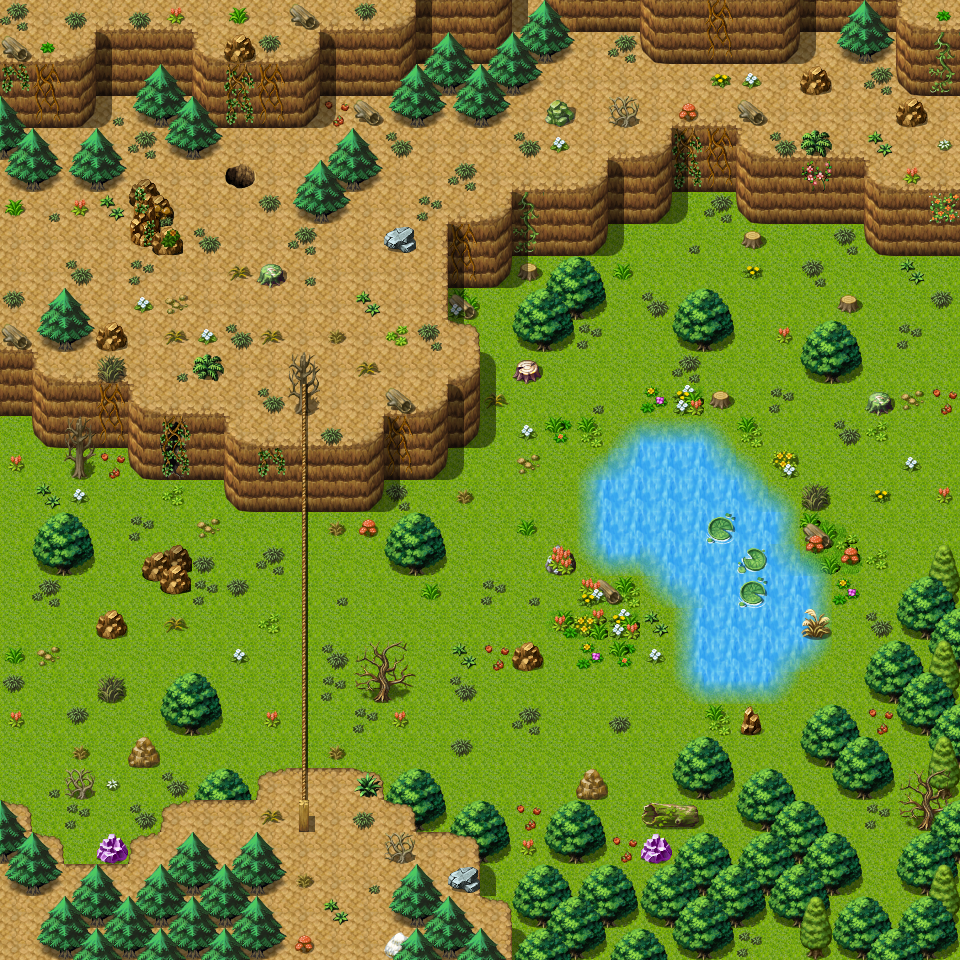

A 2D game scene composited from a Tiled map and its tileset images. What follows is a short description and the map's XML, with each tile layer's data collapsed to a summary:
An orthogonal 30x30 tile map with 32x32 px tiles, 3 tile layers (Ground, Objects, Above), 5 hidden layers not drawn, 61 tilesets and 16 objects (6x spawn, 4x mapchange, 4x script, 2x replace).

<map version="1.0" tiledversion="1.0.2" orientation="orthogonal" renderorder="right-down" width="30" height="30" tilewidth="32" tileheight="32" nextobjectid="27">
 <properties>
  <property name="outdoors" value="1" />
 </properties>
 <tileset firstgid="1" name="map_bed_1" tilewidth="32" tileheight="32" tilecount="128" columns="16">
  <image source="../drawable/map_bed_1.png" width="512" height="256" />
 </tileset>
 <tileset firstgid="129" name="map_border_1" tilewidth="32" tileheight="32" tilecount="128" columns="16">
  <image source="../drawable/map_border_1.png" width="512" height="256" />
 </tileset>
 <tileset firstgid="257" name="map_bridge_1" tilewidth="32" tileheight="32" tilecount="128" columns="16">
  <image source="../drawable/map_bridge_1.png" width="512" height="256" />
 </tileset>
 <tileset firstgid="385" name="map_bridge_2" tilewidth="32" tileheight="32" tilecount="128" columns="16">
  <image source="../drawable/map_bridge_2.png" width="512" height="256" />
 </tileset>
 <tileset firstgid="513" name="map_broken_1" tilewidth="32" tileheight="32" tilecount="128" columns="16">
  <image source="../drawable/map_broken_1.png" width="512" height="256" />
 </tileset>
 <tileset firstgid="641" name="map_cavewall_1" tilewidth="32" tileheight="32" tilecount="108" columns="18">
  <image source="../drawable/map_cavewall_1.png" width="576" height="192" />
 </tileset>
 <tileset firstgid="749" name="map_cavewall_2" tilewidth="32" tileheight="32" tilecount="108" columns="18">
  <image source="../drawable/map_cavewall_2.png" width="576" height="192" />
 </tileset>
 <tileset firstgid="857" name="map_cavewall_3" tilewidth="32" tileheight="32" tilecount="108" columns="18">
  <image source="../drawable/map_cavewall_3.png" width="576" height="192" />
 </tileset>
 <tileset firstgid="965" name="map_cavewall_4" tilewidth="32" tileheight="32" tilecount="108" columns="18">
  <image source="../drawable/map_cavewall_4.png" width="576" height="192" />
 </tileset>
 <tileset firstgid="1073" name="map_chair_table_1" tilewidth="32" tileheight="32" tilecount="128" columns="16">
  <image source="../drawable/map_chair_table_1.png" width="512" height="256" />
 </tileset>
 <tileset firstgid="1201" name="map_chair_table_2" tilewidth="32" tileheight="32" tilecount="128" columns="16">
  <image source="../drawable/map_chair_table_2.png" width="512" height="256" />
 </tileset>
 <tileset firstgid="1329" name="map_crate_1" tilewidth="32" tileheight="32" tilecount="128" columns="16">
  <image source="../drawable/map_crate_1.png" width="512" height="256" />
 </tileset>
 <tileset firstgid="1457" name="map_cupboard_1" tilewidth="32" tileheight="32" tilecount="128" columns="16">
  <image source="../drawable/map_cupboard_1.png" width="512" height="256" />
 </tileset>
 <tileset firstgid="1585" name="map_curtain_1" tilewidth="32" tileheight="32" tilecount="128" columns="16">
  <image source="../drawable/map_curtain_1.png" width="512" height="256" />
 </tileset>
 <tileset firstgid="1713" name="map_entrance_1" tilewidth="32" tileheight="32" tilecount="128" columns="16">
  <image source="../drawable/map_entrance_1.png" width="512" height="256" />
 </tileset>
 <tileset firstgid="1841" name="map_entrance_2" tilewidth="32" tileheight="32" tilecount="128" columns="16">
  <image source="../drawable/map_entrance_2.png" width="512" height="256" />
 </tileset>
 <tileset firstgid="1969" name="map_fence_1" tilewidth="32" tileheight="32" tilecount="128" columns="16">
  <image source="../drawable/map_fence_1.png" width="512" height="256" />
 </tileset>
 <tileset firstgid="2097" name="map_fence_2" tilewidth="32" tileheight="32" tilecount="128" columns="16">
  <image source="../drawable/map_fence_2.png" width="512" height="256" />
 </tileset>
 <tileset firstgid="2225" name="map_fence_3" tilewidth="32" tileheight="32" tilecount="128" columns="16">
  <image source="../drawable/map_fence_3.png" width="512" height="256" />
 </tileset>
 <tileset firstgid="2353" name="map_fence_4" tilewidth="32" tileheight="32" tilecount="128" columns="16">
  <image source="../drawable/map_fence_4.png" width="512" height="256" />
 </tileset>
 <tileset firstgid="2481" name="map_ground_1" tilewidth="32" tileheight="32" tilecount="128" columns="16">
  <image source="../drawable/map_ground_1.png" width="512" height="256" />
 </tileset>
 <tileset firstgid="2609" name="map_ground_2" tilewidth="32" tileheight="32" tilecount="128" columns="16">
  <image source="../drawable/map_ground_2.png" width="512" height="256" />
 </tileset>
 <tileset firstgid="2737" name="map_ground_3" tilewidth="32" tileheight="32" tilecount="128" columns="16">
  <image source="../drawable/map_ground_3.png" width="512" height="256" />
 </tileset>
 <tileset firstgid="2865" name="map_ground_4" tilewidth="32" tileheight="32" tilecount="128" columns="16">
  <image source="../drawable/map_ground_4.png" width="512" height="256" />
 </tileset>
 <tileset firstgid="2993" name="map_ground_5" tilewidth="32" tileheight="32" tilecount="128" columns="16">
  <image source="../drawable/map_ground_5.png" width="512" height="256" />
 </tileset>
 <tileset firstgid="3121" name="map_ground_6" tilewidth="32" tileheight="32" tilecount="128" columns="16">
  <image source="../drawable/map_ground_6.png" width="512" height="256" />
 </tileset>
 <tileset firstgid="3249" name="map_ground_7" tilewidth="32" tileheight="32" tilecount="128" columns="16">
  <image source="../drawable/map_ground_7.png" width="512" height="256" />
 </tileset>
 <tileset firstgid="3377" name="map_ground_8" tilewidth="32" tileheight="32" tilecount="128" columns="16">
  <image source="../drawable/map_ground_8.png" width="512" height="256" />
 </tileset>
 <tileset firstgid="3505" name="map_house_1" tilewidth="32" tileheight="32" tilecount="128" columns="16">
  <image source="../drawable/map_house_1.png" width="512" height="256" />
 </tileset>
 <tileset firstgid="3633" name="map_house_2" tilewidth="32" tileheight="32" tilecount="128" columns="16">
  <image source="../drawable/map_house_2.png" width="512" height="256" />
 </tileset>
 <tileset firstgid="3761" name="map_indoor_1" tilewidth="32" tileheight="32" tilecount="128" columns="16">
  <image source="../drawable/map_indoor_1.png" width="512" height="256" />
 </tileset>
 <tileset firstgid="3889" name="map_indoor_2" tilewidth="32" tileheight="32" tilecount="128" columns="16">
  <image source="../drawable/map_indoor_2.png" width="512" height="256" />
 </tileset>
 <tileset firstgid="4017" name="map_kitchen_1" tilewidth="32" tileheight="32" tilecount="128" columns="16">
  <image source="../drawable/map_kitchen_1.png" width="512" height="256" />
 </tileset>
 <tileset firstgid="4145" name="map_outdoor_1" tilewidth="32" tileheight="32" tilecount="128" columns="16">
  <image source="../drawable/map_outdoor_1.png" width="512" height="256" />
 </tileset>
 <tileset firstgid="4273" name="map_pillar_1" tilewidth="32" tileheight="32" tilecount="128" columns="16">
  <image source="../drawable/map_pillar_1.png" width="512" height="256" />
 </tileset>
 <tileset firstgid="4401" name="map_pillar_2" tilewidth="32" tileheight="32" tilecount="128" columns="16">
  <image source="../drawable/map_pillar_2.png" width="512" height="256" />
 </tileset>
 <tileset firstgid="4529" name="map_plant_1" tilewidth="32" tileheight="32" tilecount="128" columns="16">
  <image source="../drawable/map_plant_1.png" width="512" height="256" />
 </tileset>
 <tileset firstgid="4657" name="map_plant_2" tilewidth="32" tileheight="32" tilecount="128" columns="16">
  <image source="../drawable/map_plant_2.png" width="512" height="256" />
 </tileset>
 <tileset firstgid="4785" name="map_rock_1" tilewidth="32" tileheight="32" tilecount="128" columns="16">
  <image source="../drawable/map_rock_1.png" width="512" height="256" />
 </tileset>
 <tileset firstgid="4913" name="map_rock_2" tilewidth="32" tileheight="32" tilecount="128" columns="16">
  <image source="../drawable/map_rock_2.png" width="512" height="256" />
 </tileset>
 <tileset firstgid="5041" name="map_roof_1" tilewidth="32" tileheight="32" tilecount="128" columns="16">
  <image source="../drawable/map_roof_1.png" width="512" height="256" />
 </tileset>
 <tileset firstgid="5169" name="map_roof_2" tilewidth="32" tileheight="32" tilecount="128" columns="16">
  <image source="../drawable/map_roof_2.png" width="512" height="256" />
 </tileset>
 <tileset firstgid="5297" name="map_roof_3" tilewidth="32" tileheight="32" tilecount="128" columns="16">
  <image source="../drawable/map_roof_3.png" width="512" height="256" />
 </tileset>
 <tileset firstgid="5425" name="map_shop_1" tilewidth="32" tileheight="32" tilecount="128" columns="16">
  <image source="../drawable/map_shop_1.png" width="512" height="256" />
 </tileset>
 <tileset firstgid="5553" name="map_sign_ladder_1" tilewidth="32" tileheight="32" tilecount="128" columns="16">
  <image source="../drawable/map_sign_ladder_1.png" width="512" height="256" />
 </tileset>
 <tileset firstgid="5681" name="map_table_1" tilewidth="32" tileheight="32" tilecount="128" columns="16">
  <image source="../drawable/map_table_1.png" width="512" height="256" />
 </tileset>
 <tileset firstgid="5809" name="map_trail_1" tilewidth="32" tileheight="32" tilecount="128" columns="16">
  <image source="../drawable/map_trail_1.png" width="512" height="256" />
 </tileset>
 <tileset firstgid="5937" name="map_transition_1" tilewidth="32" tileheight="32" tilecount="128" columns="16">
  <image source="../drawable/map_transition_1.png" width="512" height="256" />
 </tileset>
 <tileset firstgid="6065" name="map_transition_2" tilewidth="32" tileheight="32" tilecount="128" columns="16">
  <image source="../drawable/map_transition_2.png" width="512" height="256" />
 </tileset>
 <tileset firstgid="6193" name="map_transition_3" tilewidth="32" tileheight="32" tilecount="128" columns="16">
  <image source="../drawable/map_transition_3.png" width="512" height="256" />
 </tileset>
 <tileset firstgid="6321" name="map_transition_4" tilewidth="32" tileheight="32" tilecount="128" columns="16">
  <image source="../drawable/map_transition_4.png" width="512" height="256" />
 </tileset>
 <tileset firstgid="6449" name="map_transition_5" tilewidth="32" tileheight="32" tilecount="128" columns="16">
  <image source="../drawable/map_transition_5.png" width="512" height="256" />
 </tileset>
 <tileset firstgid="6577" name="map_tree_1" tilewidth="32" tileheight="32" tilecount="128" columns="16">
  <image source="../drawable/map_tree_1.png" width="512" height="256" />
 </tileset>
 <tileset firstgid="6705" name="map_tree_2" tilewidth="32" tileheight="32" tilecount="128" columns="16">
  <image source="../drawable/map_tree_2.png" width="512" height="256" />
 </tileset>
 <tileset firstgid="6833" name="map_wall_1" tilewidth="32" tileheight="32" tilecount="128" columns="16">
  <image source="../drawable/map_wall_1.png" width="512" height="256" />
 </tileset>
 <tileset firstgid="6961" name="map_wall_2" tilewidth="32" tileheight="32" tilecount="120" columns="15">
  <image source="../drawable/map_wall_2.png" width="480" height="256" />
 </tileset>
 <tileset firstgid="7081" name="map_wall_3" tilewidth="32" tileheight="32" tilecount="120" columns="15">
  <image source="../drawable/map_wall_3.png" width="480" height="256" />
 </tileset>
 <tileset firstgid="7201" name="map_wall_4" tilewidth="32" tileheight="32" tilecount="120" columns="15">
  <image source="../drawable/map_wall_4.png" width="480" height="256" />
 </tileset>
 <tileset firstgid="7321" name="map_window_1" tilewidth="32" tileheight="32" tilecount="128" columns="16">
  <image source="../drawable/map_window_1.png" width="512" height="256" />
 </tileset>
 <tileset firstgid="7449" name="map_window_2" tilewidth="32" tileheight="32" tilecount="128" columns="16">
  <image source="../drawable/map_window_2.png" width="512" height="256" />
 </tileset>
 <tileset firstgid="7577" name="map_guynmart" tilewidth="32" tileheight="32" tilecount="128" columns="16">
  <image source="../drawable/map_guynmart.png" width="512" height="256" />
 </tileset>
 <layer name="Ground" width="30" height="30">
  <data>[900 cells, 900 non-empty, 12 distinct tile ids]</data>
 </layer>
 <layer name="Objects" width="30" height="30">
  <data>[900 cells, 444 non-empty, 101 distinct tile ids]</data>
 </layer>
 <layer name="Above" width="30" height="30">
  <data>[900 cells, 221 non-empty, 25 distinct tile ids]</data>
 </layer>
 <layer name="Above_1" width="30" height="30" visible="0">
  <data>[900 cells, 19 non-empty, 11 distinct tile ids]</data>
 </layer>
 <layer name="Above_2" width="30" height="30" visible="0">
  <data>[900 cells, 31 non-empty, 11 distinct tile ids]</data>
 </layer>
 <layer name="Walkable" width="30" height="30" visible="0">
  <data>[900 cells, 368 non-empty, 1 distinct tile ids]</data>
 </layer>
 <layer name="Walkable_1" width="30" height="30" visible="0">
  <data>[900 cells, 30 non-empty, 1 distinct tile ids]</data>
 </layer>
 <layer name="Walkable_2" width="30" height="30" visible="0">
  <data>[900 cells, 34 non-empty, 1 distinct tile ids]</data>
 </layer>
 <objectgroup name="Mapevents">
  <object id="26" name="hole" type="mapchange" x="224" y="160" width="32" height="32">
   <properties>
    <property name="map" value="guynmart_wood_3_hole" />
    <property name="place" value="up" />
   </properties>
  </object>
  <object id="12" name="east" type="mapchange" x="928" y="96" width="32" height="480">
   <properties>
    <property name="map" value="guynmart_wood_2" />
    <property name="place" value="west" />
   </properties>
  </object>
  <object id="15" name="south1" type="mapchange" x="288" y="928" width="96" height="32">
   <properties>
    <property name="map" value="guynmart_wood_5" />
    <property name="place" value="north2" />
   </properties>
  </object>
  <object id="16" name="west" type="mapchange" x="0" y="192" width="32" height="608">
   <properties>
    <property name="map" value="guynmart_wood_4" />
    <property name="place" value="east" />
   </properties>
  </object>
  <object id="17" name="guynmart_s_rope_d2" type="script" x="320" y="512" width="32" height="256" />
  <object id="20" name="guynmart_s_rope_d1" type="script" x="256" y="512" width="32" height="256" />
  <object id="22" name="guynmart_s_rope_u2" type="script" x="256" y="896" width="160" height="32" />
  <object id="21" name="guynmart_s_rope_u1" type="script" x="256" y="416" width="96" height="32" />
 </objectgroup>
 <objectgroup name="Spawn" visible="0">
  <object id="6" name="forestboar4" type="spawn" x="512" y="192" width="384" height="224">
   <properties>
    <property name="quantity" value="2" />
   </properties>
  </object>
  <object id="7" name="forestwolf2" type="spawn" x="608" y="32" width="288" height="128">
   <properties>
    <property name="quantity" value="2" />
   </properties>
  </object>
  <object id="8" name="forestwolf1" type="spawn" x="64" y="448" width="192" height="416">
   <properties>
    <property name="quantity" value="3" />
   </properties>
  </object>
  <object id="9" name="forestbeetle" type="spawn" x="608" y="672" width="288" height="224">
   <properties>
    <property name="quantity" value="3" />
   </properties>
  </object>
  <object id="37" name="guynmart_fish2b" type="spawn" x="672" y="480" width="128" height="192">
   <properties>
    <property name="quantity" value="1" />
    <property name="spawngroup" value="guynmart_fish2" />
   </properties>
  </object>
  <object id="25" name="guynmart_fish2" type="spawn" x="608" y="448" width="160" height="128">
   <properties>
    <property name="quantity" value="1" />
    <property name="spawngroup" value="guynmart_fish2" />
   </properties>
  </object>
 </objectgroup>
 <objectgroup name="Keys" visible="0" />
 <objectgroup name="Replace" visible="0">
  <object id="18" name="guynmart_r_rope:1" type="replace" x="160" y="448" width="288" height="416">
   <properties>
    <property name="Above" value="Above_1" />
    <property name="Walkable" value="Walkable_1" />
   </properties>
  </object>
  <object id="19" name="guynmart_r_rope:2" type="replace" x="160" y="448" width="288" height="416">
   <properties>
    <property name="Above" value="Above_2" />
    <property name="Walkable" value="Walkable_2" />
   </properties>
  </object>
 </objectgroup>
</map>
